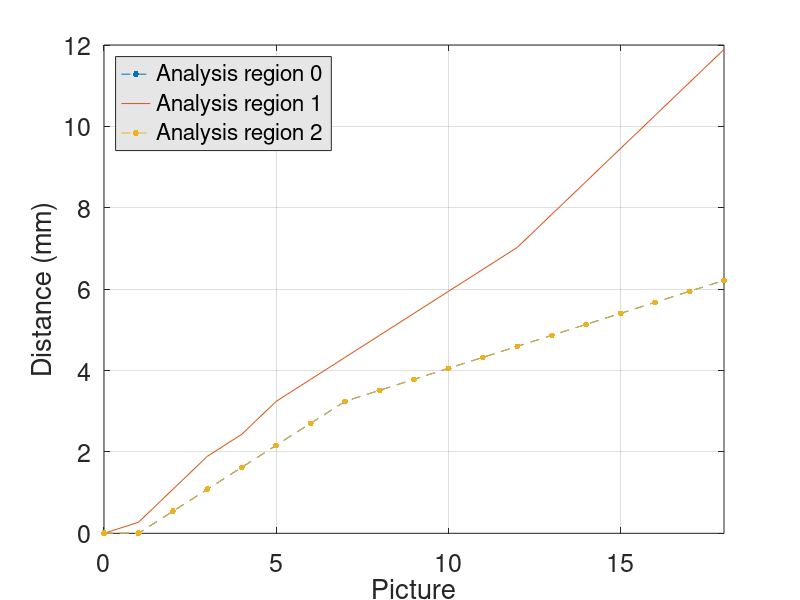

Write the MATLAB code that produced this figure.
%
p0=load('Point0-lin.dat');
p1=load('Point1-lin.dat');
p2=load('Point2-lin.dat');

p0(end)
p1(end)
p2(end)

N=length(p0);
t=[0:N-1];

hp1=plot(t,p0,'--.',t,p1,'-',t,p2,'--.');
grid
%grid minor
hl1=legend('Analysis region 0','Analysis region 1','Analysis region 2','location','northwest');
hx1=xlabel('Picture');
hy1=ylabel('Distance (mm)');
xlim([0 N-1]);

hf1=gcf();
ha1=gca();



%%%%%%%%%%%%%%%%%%%%%%%%%%%%%%%%%%%%%%%%%%%%%%%%%%%%%%%%%%%%%%%%%%%%%%%%%%%%%%%%
FONTSIZE=18;
COLORGRAY=[0.9,0.9,0.9];
MARKSIZE=14;
set (hx1, "fontsize", FONTSIZE);
set (hy1, "fontsize", FONTSIZE);

set(ha1 ,'FontSize',FONTSIZE);
set(hp1 ,'MarkerSize', MARKSIZE);
set(hl1, 'color', COLORGRAY);

refresh(hf1);

print(hf1 ,'numresult1-test-a.eps' ,'-deps','-portrait',['-F:',int2str(FONTSIZE)]);

